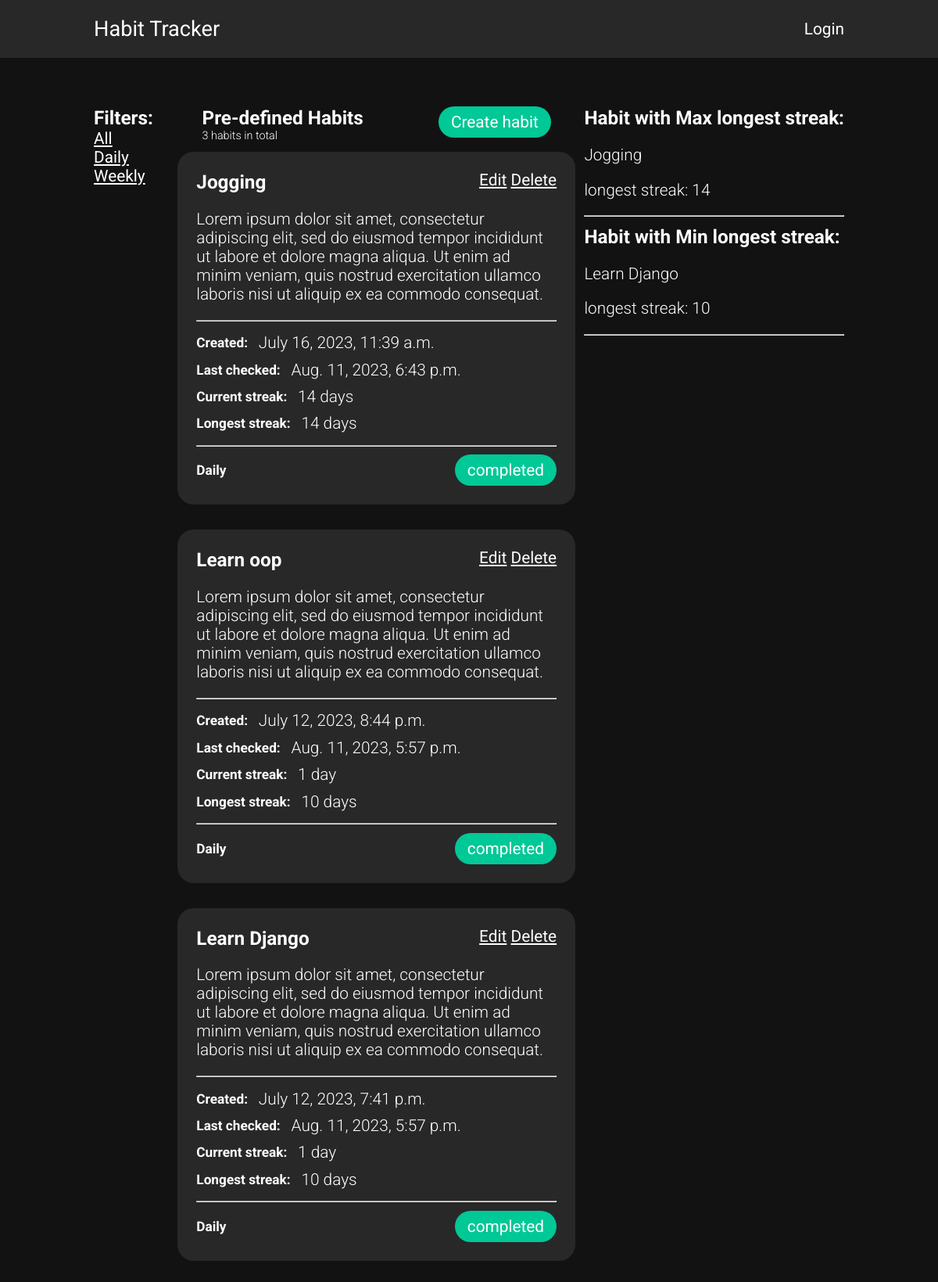
The page /?q=Daily on the database its author committed.
### base/models.py (models this page shows, shortened)
class Habit(models.Model):
    user = models.ForeignKey(User, on_delete=models.SET_NULL, null=True)
    name = models.CharField(max_length=200)
    task = models.TextField(null= True, blank=True)
    periodicity = models.CharField(max_length=10, choices=Choices, default='Daily')
    last_check = models.DateTimeField(default= dt.datetime.now())
    created = models.DateTimeField(auto_now_add=True)
    streak = models.IntegerField(default=0)
    longest_streak = models.IntegerField(default=0)
    class Meta:
        ordering =['-longest_streak','-created']
    @classmethod
    def uncheck_daily(cls):
            Daily_habits = cls.objects.filter(periodicity='Daily')
            current_date = dt.date.today()
            for Daily_habit in Daily_habits:
                if (current_date - Daily_habit.last_check.date())> dt.timedelta(days=1):
                    Daily_habit.streak=0
                    Daily_habit.save(update_fields=['streak'])
    @classmethod
    def uncheck_weekly(cls):
            Weekly_habits = cls.objects.filter(periodicity='Weekly')
            current_date = dt.date.today()
            for Weekly_habit in Weekly_habits:
                if(current_date.isocalendar()[1] - Weekly_habit.last_check.date().isocalendar()[1])> 1:
                    Weekly_habit.streak=0
                    Weekly_habit.save(update_fields=['streak'])

### base/views.py (the view)
# urls.py: 2. Add a URL to urlpatterns:  path('', views.home, name='home')
def home(request):
    Habit.uncheck_daily()
    Habit.uncheck_weekly()
    if request.user.is_authenticated:
        habits = Habit.objects.filter(user_id=request.user.id)
    else:
        habits = Habit.objects.filter(user_id=2)
    if request.GET.get('q') != None:
        habits = habits_by_periodicity(habits,request.GET.get('q'))
    habit_count = habits.count()
    mls_habit = min_longest_streak(habits)
    MLS_habit = max_longest_streak(habits)
    context = {'habits': habits, 'habit_count': habit_count,'MLS_habit': MLS_habit, 'mls_habit':mls_habit}
    return render(request, 'base/home.html', context)

### base/habit_analysis.py (called while the page is built)
def min_longest_streak(habits):
    return habits.order_by('-longest_streak').last()

def max_longest_streak(habits):
    return habits.order_by('-longest_streak').first()

def habits_by_periodicity(habits,q):
    return habits.filter(periodicity=q)

### base/templates/base/home.html
{% extends 'main.html'%}
{% block content%}
<section class="container row">
<div class="filter">
    <h3>Filters:</h3>
    <div><a href="{% url 'home' %}" class="link underline">All</a></div>
    <div><a href="{% url 'home' %}?q=Daily" class="link underline">Daily</a></div>
    <div><a href="{% url 'home' %}?q=Weekly" class="link underline">Weekly</a></div>
</div>
<div class="main">
    {% if request.user.is_authenticated %}
    <div class="title">
        <div class="main-layout">
            <div>
                <h3>Your Habits:</h3>
                {%if habit_count == 1%}
                    <h6>{{habit_count}} habit in total</h6>
                {%else%}
                    <h6>{{habit_count}} habits in total</h6>
                {% endif %}
            </div>
            <a href="{% url 'create-habit' %}" class="btn">Create habit</a>
        </div>
    </div>
    {% for habit in habits %}
    <div class="habit-card">
        <div class="main-layout">
            <h3>{{habit.name}}</h3>
            <div>
            <a href="{% url 'update-habit' habit.id %}" class="link underline">Edit</a>
            <a href="{% url 'delete-habit' habit.id %}" class="link underline">Delete</a>
            </div>
        </div>
        <p>{{habit.task}}</p>
        <hr>
        <div class="align"><h5>Created:&nbsp&nbsp</h5> <p>{{habit.created}}</p></div>
        <div class="align"><h5>Last checked:&nbsp&nbsp</h5> <p>{{habit.last_check}}</p></div>
        {%if habit.periodicity == 'Daily'%}
        <div class="align"><h5>Current streak:&nbsp&nbsp</h5> <p>{{habit.streak}}{%if habit.streak == 1%} day{%else%} days{%endif%}</p></div>
        <div class="align"><h5>Longest streak:&nbsp&nbsp</h5> <p>{{habit.longest_streak}}{%if habit.longest_streak == 1%} day{%else%} days{%endif%}</p></div>
        {%else%}
        <div class="align"><h5>Current streak:&nbsp&nbsp</h5> <p>{{habit.streak}}{%if habit.streak == 1%} week{%else%} weeks{%endif%}</p></div>
        <div class="align"><h5>Longest streak:&nbsp&nbsp</h5> <p>{{habit.longest_streak}}{%if habit.longest_streak == 1%} week{%else%} weeks{%endif%}</p></div>
        {%endif%}
        <hr>
        <div class="main-layout">
            <h5>{{habit.periodicity}}</h5>
            <a href="{% url 'check-habit' habit.id %}" class="btn">completed</a>
        </div>
    </div>
    {% endfor %}
    {%else%}
    <div class="title">
        <div class="main-layout">
            <div>
                <h3>Pre-defined Habits</h3>
                {%if habit_count == 1%}
                    <h6>{{habit_count}} habit in total</h6>
                {%else%}
                    <h6>{{habit_count}} habits in total</h6>
                {% endif %}
            </div>
            <a href="{% url 'create-habit' %}" class="btn">Create habit</a>
        </div>
    </div>
    {% for habit in habits %}
    <div class="habit-card">
        <div class="main-layout">
            <h3>{{habit.name}}</h3>
            <div>
            <a href="{% url 'update-habit' habit.id %}" class="link underline">Edit</a>
            <a href="{% url 'delete-habit' habit.id %}" class="link underline">Delete</a>
            </div>
        </div>
        <p>{{habit.task}}</p>
        <hr>
        <div class="align"><h5>Created:&nbsp&nbsp</h5> <p>{{habit.created}}</p></div>
        <div class="align"><h5>Last checked:&nbsp&nbsp</h5> <p>{{habit.last_check}}</p></div>
        {%if habit.periodicity == 'Daily'%}
        <div class="align"><h5>Current streak:&nbsp&nbsp</h5> <p>{{habit.streak}}{%if habit.streak == 1%} day{%else%} days{%endif%}</p></div>
        <div class="align"><h5>Longest streak:&nbsp&nbsp</h5> <p>{{habit.longest_streak}}{%if habit.longest_streak == 1%} day{%else%} days{%endif%}</p></div>
        {%else%}
        <div class="align"><h5>Current streak:&nbsp&nbsp</h5> <p>{{habit.streak}}{%if habit.streak == 1%} week{%else%} weeks{%endif%}</p></div>
        <div class="align"><h5>Longest streak:&nbsp&nbsp</h5> <p>{{habit.longest_streak}}{%if habit.longest_streak == 1%} week{%else%} weeks{%endif%}</p></div>
        {%endif%}
        <hr>
        <div class="main-layout">
            <h5>{{habit.periodicity}}</h5>
            <a href="{% url 'check-habit' habit.id %}" class="btn">completed</a>
        </div>
    </div>
    {% endfor %}
    {% endif %}
</div>
<div class="longest_streak">
    <div>
    <h3>Habit with Max longest streak:</h3>
    <p>{{MLS_habit.name}}</p>
    <p>longest streak: {{MLS_habit.longest_streak}}</p>
    <hr>
    </div>
    <div>
    <h3>Habit with Min longest streak:</h3>
    <p>{{mls_habit.name}}</p>
    <p>longest streak: {{mls_habit.longest_streak}}</p>
    <hr>
    </div>
</div>
</section>
{% endblock content%}

### templates/main.html (style rules this page uses)
a { text-decoration: none; color: white; }
p { font-weight:300; }
h3 { margin: 0; }
body { background-color: #121212; margin: 0; font-size: 1.3rem; font-family: Roboto; color: white; }
h5 { margin:0; }
h6 { font-size: 0.9rem; font-weight: 300; margin:0; }
.container { width: 80%; max-width: 1100px; margin: 0 auto; }
.row { padding: 3em 0; display: flex; justify-content: space-between; align-items: flex-start; }
.main-layout { display: flex; justify-content: space-between; align-items: flex-start; }
.main-layout h5 { align-self: center; }
.filter { width:10%; }
.underline { text-decoration: underline; }
.main { width:53%; }
.title { padding: 0 1.5em; }
.btn { background-color: #00C896; color: white; border-radius: 100px; padding: 0.5rem 1rem; }
.habit-card { margin: 0.75rem 0 2rem 0; padding: 1.5rem; background-color: rgba(40,40,40); color: white; border-radius: 1em; }
.link { color:white; }
.align { display: flex; align-items: center; }
.align p { margin: 0.25em; }

### rows shown on the page
Habit: name "Jogging", task "Lorem ipsum dolor sit amet, consectetur adipiscing elit, sed do eiusmod tempor incididunt ut labore et dolore magna aliqua. Ut enim ad minim veniam, quis nostrud exercitation ullamco laboris nisi ut aliquip ex ea commodo consequat.", created "July 16, 2023, 11:39 a.m.", last_check "Aug. 11, 2023, 6:43 p.m.", streak "14", shows "days", longest_streak "14", periodicity "Daily"
Habit: name "Learn oop", task "Lorem ipsum dolor sit amet, consectetur adipiscing elit, sed do eiusmod tempor incididunt ut labore et dolore magna aliqua. Ut enim ad minim veniam, quis nostrud exercitation ullamco laboris nisi ut aliquip ex ea commodo consequat.", created "July 12, 2023, 8:44 p.m.", last_check "Aug. 11, 2023, 5:57 p.m.", streak "1", shows "day", longest_streak "10", shows "days", periodicity "Daily"
Habit: name "Learn Django", task "Lorem ipsum dolor sit amet, consectetur adipiscing elit, sed do eiusmod tempor incididunt ut labore et dolore magna aliqua. Ut enim ad minim veniam, quis nostrud exercitation ullamco laboris nisi ut aliquip ex ea commodo consequat.", created "July 12, 2023, 7:41 p.m.", last_check "Aug. 11, 2023, 5:57 p.m.", streak "1", shows "day", longest_streak "10", shows "days", periodicity "Daily"

### other values the page prints
{{ habit_count }} "3"
